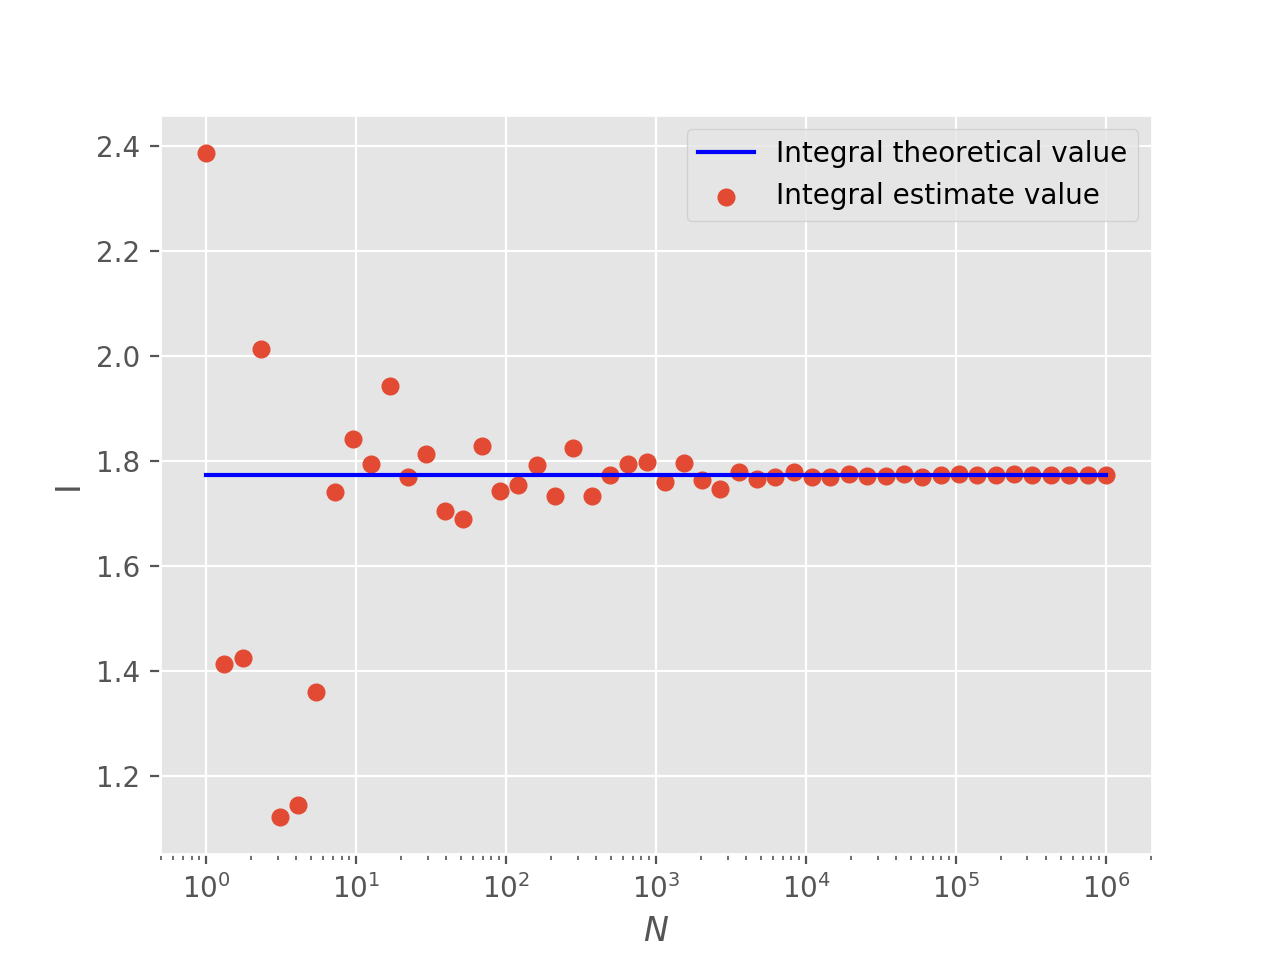

Generate this figure with Python:
# 调用相应科学计算包
import matplotlib.pyplot as plt
import numpy as np
# 确定生成样本点序列
N = 50
# 设置图片为ggplot风格
plt.style.use('ggplot')
# 初始化相应序列
sample_size = np.logspace(0, 6, N)
integral_result = np.zeros(N)
# 利用期望法近似计算积分
for i, size in enumerate(sample_size):
    X = np.random.normal(0, 1, int(size))
    integral_result[i] = np.sum(np.sqrt(2 * np.pi ) * np.exp(- X**2 ) * np.exp(X**2 / 2)) / size
    print(integral_result[i])
# 设置图片相关格式
plt.xscale('log')
plt.xlabel('$N$')
plt.ylabel('I')
# 绘制积分近似值散点图
plt.scatter(sample_size, integral_result, label="Integral estimate value")
# 绘制积分理论值直线图
plt.plot([1, 10**6], [np.sqrt(np.pi), np.sqrt(np.pi)], 'b-', label="Integral theoretical value")
plt.legend()
plt.show()
